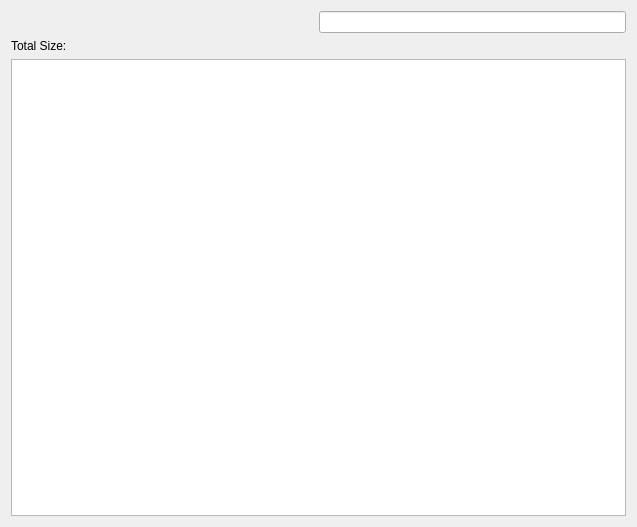
<?xml version="1.0" encoding="UTF-8"?>
<ui version="4.0">
 <class>RdfFileDialog</class>
 <widget class="QDialog" name="RdfFileDialog">
  <property name="geometry">
   <rect>
    <x>0</x>
    <y>0</y>
    <width>637</width>
    <height>527</height>
   </rect>
  </property>
  <property name="windowTitle">
   <string>RDF File Chunks</string>
  </property>
  <layout class="QVBoxLayout" name="verticalLayout">
   <item>
    <layout class="QHBoxLayout" name="horizontalLayout">
     <item>
      <spacer name="horizontalSpacer">
       <property name="orientation">
        <enum>Qt::Orientation::Horizontal</enum>
       </property>
       <property name="sizeHint" stdset="0">
        <size>
         <width>40</width>
         <height>20</height>
        </size>
       </property>
      </spacer>
     </item>
     <item>
      <widget class="QLineEdit" name="lineEdit"/>
     </item>
    </layout>
   </item>
   <item>
    <widget class="QLabel" name="total_size_label">
     <property name="text">
      <string>Total Size:</string>
     </property>
    </widget>
   </item>
   <item>
    <widget class="QTableView" name="file_view"/>
   </item>
  </layout>
 </widget>
 <resources/>
 <connections/>
</ui>
